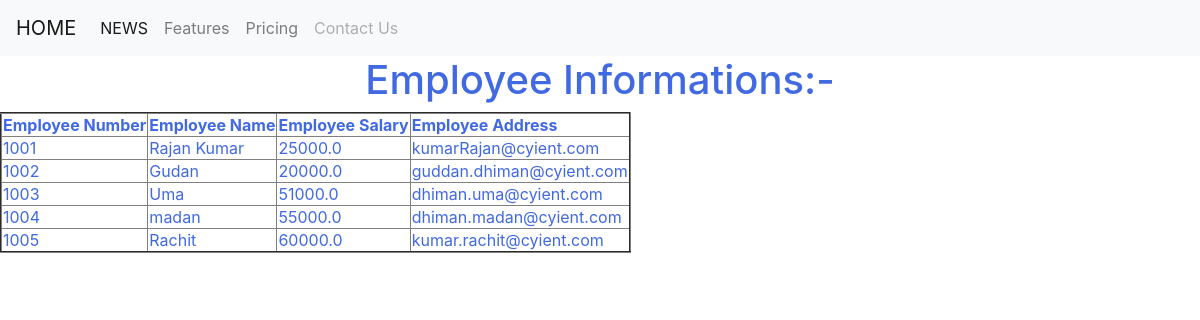
The page /data/ on the database as committed earlier.
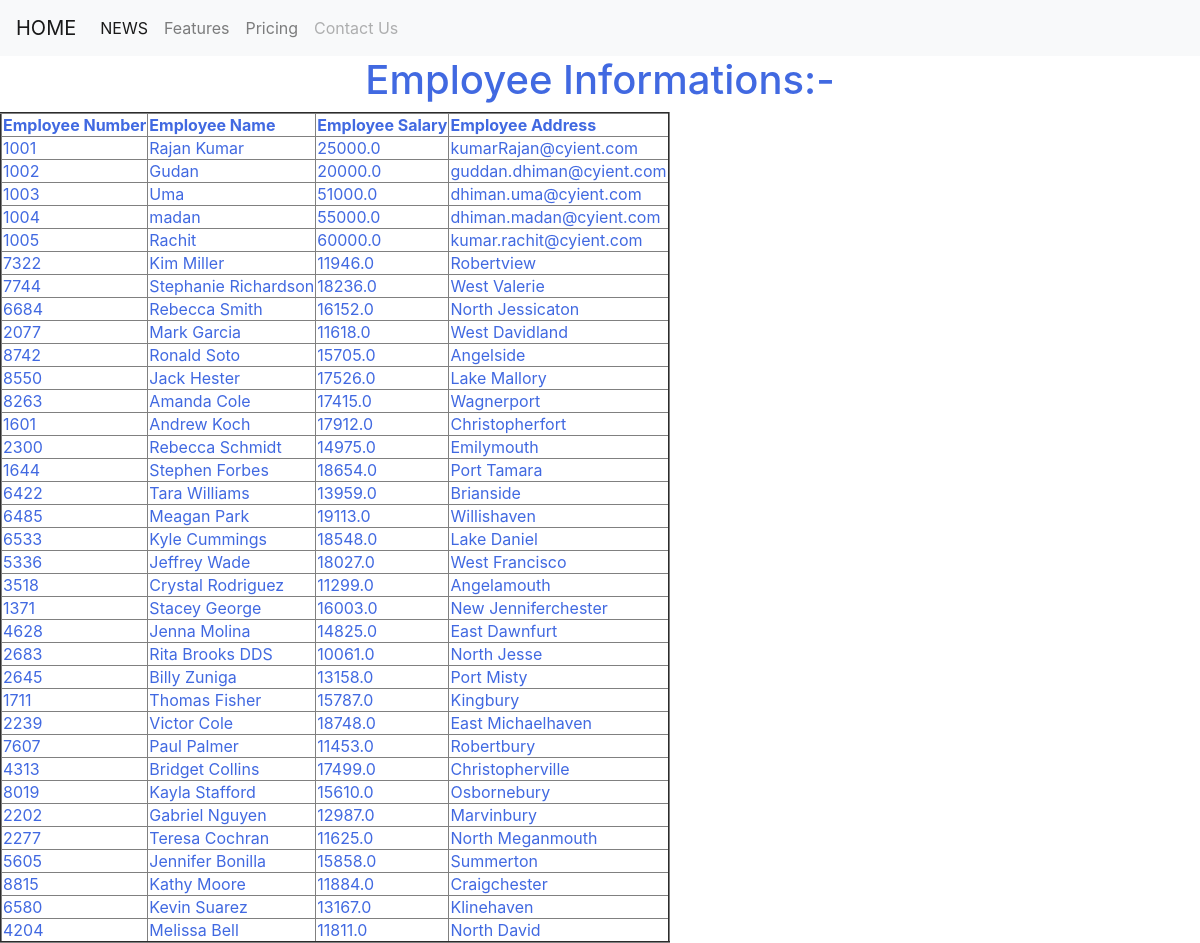
The same page on the database as committed later.
### NewsTest/models.py (models this page shows, shortened)
class Employee (models.Model):
    eno=models.IntegerField()
    ename=models.CharField(max_length=64)
    esal=models.FloatField()
    eaddr=models.CharField(max_length=64)

### NewsTest/views.py (the view)
# urls.py: path('data/', views.employee_info_view),
def employee_info_view(request):
    employees=Employee.objects.all()
    return render(request,'testapp/results.html',{'employees':employees})

### NewsPortalProject/templates/testapp/results.html (shortened to what this page needs)
{% load staticfiles %}
<html>
<head>
    <link rel="stylesheet" href="https://stackpath.bootstrapcdn.com/bootstrap/4.1.3/css/bootstrap.min.css">
    <link rel="stylesheet" href="{%static './css/dnews.css' %}">
</head>
<body>
        <nav class="navbar navbar-expand-lg navbar-light bg-light">
                <a class="navbar-brand" href='http://127.0.0.1:8000/'>HOME</a>
                <div class="collapse navbar-collapse" id="navbarNavAltMarkup">
                  <div class="navbar-nav">
                    <a class="nav-item nav-link active" href="#">NEWS <span class="sr-only">(current)</span></a>
                    <a class="nav-item nav-link" href="#">Features</a>
                    <a class="nav-item nav-link" href="#">Pricing</a>
                    <a class="nav-item nav-link disabled" href="#">Contact Us</a>
                  </div>
                </div>
              </nav>
  <h1>Employee Informations:-</h1>
  {% if employees %}
  <table border="2">
      <thead>
          <th>Employee Number</th>
          <th>Employee Name</th>
            <th>Employee Salary</th>
                <th>Employee Address</th>
      </thead>
      {% for emp in employees %}
      <tr>
          <td>{{emp.eno}}</td>
          <td>{{emp.ename}}</td>
          <td>{{emp.esal}}</td>
          <td>{{emp.eaddr}}</td>
        </tr>
        {% endfor %}
  </table>
  {% else %}
  <p>No employee Records Found</p>
  {% endif %}
</body>
</html>

### NewsPortalProject/static/css/dnews.css (style rules this page uses)
body { background: url(https://images.unsplash.com/photo-1520329649693-96b6c49e114d?ixlib=rb-0.3.5&ixid=eyJhcHBfaWQiOjEyMDd9&s=a368add0abbaae0f1be1c32a5a2a0d79&auto=format&fit=crop&w=750&q=80); background-repeat:no-repeat; background-size: cover; color: royalblue; }
h1 { text-align: center; }

Rows that differ between the two databases and show on the page:
added Employee: eno "7322", ename "Kim Miller", esal "11946.0", eaddr "Robertview"
added Employee: eno "7744", ename "Stephanie Richardson", esal "18236.0", eaddr "West Valerie"
added Employee: eno "6684", ename "Rebecca Smith", esal "16152.0", eaddr "North Jessicaton"
added Employee: eno "2077", ename "Mark Garcia", esal "11618.0", eaddr "West Davidland"
added Employee: eno "8742", ename "Ronald Soto", esal "15705.0", eaddr "Angelside"
added Employee: eno "8550", ename "Jack Hester", esal "17526.0", eaddr "Lake Mallory"
added Employee: eno "8263", ename "Amanda Cole", esal "17415.0", eaddr "Wagnerport"
added Employee: eno "1601", ename "Andrew Koch", esal "17912.0", eaddr "Christopherfort"
added Employee: eno "2300", ename "Rebecca Schmidt", esal "14975.0", eaddr "Emilymouth"
added Employee: eno "1644", ename "Stephen Forbes", esal "18654.0", eaddr "Port Tamara"
added Employee: eno "6422", ename "Tara Williams", esal "13959.0", eaddr "Brianside"
added Employee: eno "6485", ename "Meagan Park", esal "19113.0", eaddr "Willishaven"
added Employee: eno "6533", ename "Kyle Cummings", esal "18548.0", eaddr "Lake Daniel"
added Employee: eno "5336", ename "Jeffrey Wade", esal "18027.0", eaddr "West Francisco"
added Employee: eno "3518", ename "Crystal Rodriguez", esal "11299.0", eaddr "Angelamouth"
added Employee: eno "1371", ename "Stacey George", esal "16003.0", eaddr "New Jenniferchester"
added Employee: eno "4628", ename "Jenna Molina", esal "14825.0", eaddr "East Dawnfurt"
added Employee: eno "2683", ename "Rita Brooks DDS", esal "10061.0", eaddr "North Jesse"
added Employee: eno "2645", ename "Billy Zuniga", esal "13158.0", eaddr "Port Misty"
added Employee: eno "1711", ename "Thomas Fisher", esal "15787.0", eaddr "Kingbury"
added Employee: eno "2239", ename "Victor Cole", esal "18748.0", eaddr "East Michaelhaven"
added Employee: eno "7607", ename "Paul Palmer", esal "11453.0", eaddr "Robertbury"
added Employee: eno "4313", ename "Bridget Collins", esal "17499.0", eaddr "Christopherville"
added Employee: eno "8019", ename "Kayla Stafford", esal "15610.0", eaddr "Osbornebury"
added Employee: eno "2202", ename "Gabriel Nguyen", esal "12987.0", eaddr "Marvinbury"
added Employee: eno "2277", ename "Teresa Cochran", esal "11625.0", eaddr "North Meganmouth"
added Employee: eno "5605", ename "Jennifer Bonilla", esal "15858.0", eaddr "Summerton"
added Employee: eno "8815", ename "Kathy Moore", esal "11884.0", eaddr "Craigchester"
added Employee: eno "6580", ename "Kevin Suarez", esal "13167.0", eaddr "Klinehaven"
added Employee: eno "4204", ename "Melissa Bell", esal "11811.0", eaddr "North David"
